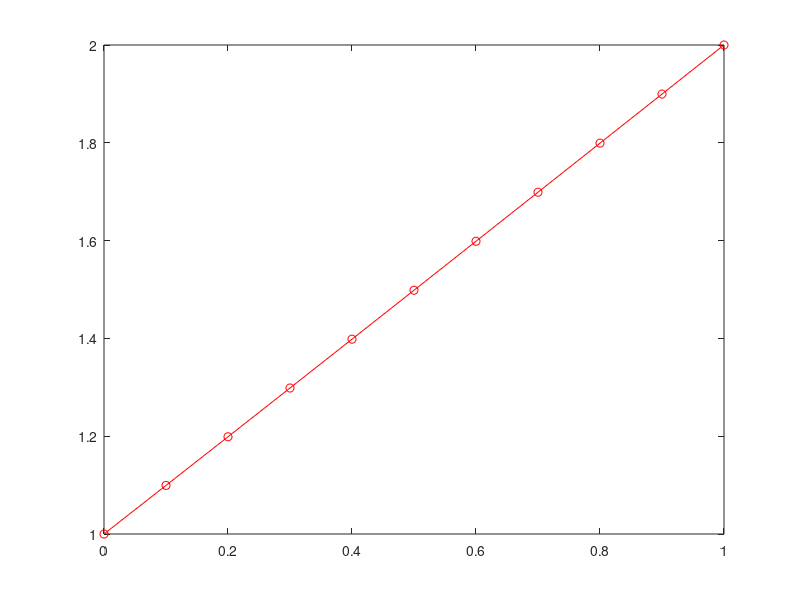

This figure's MATLAB source:
% clear

% Define grid
h=0.1;
x=0:h:1;

tolerance=0.001;
omega=1.2;
% omega=1.55;
% omega=2;

% Determine matrix dimensions
m=length(x);

phi=zeros(m,1);
phi(1)=1;
phi(m)=2;
% phi=phi;

A=zeros(m);
A(1,1)=1;
A(m,m)=1;
for n=2:m-1
    A(n,:)=0.5*omega*A(n-1,:);
    A(n,n)=A(n,n)+(1-omega);
    A(n,n+1)=A(n,n+1)+0.5*omega;
end

iterCount=0;
while sum(abs(phi.'-x-1))/m>tolerance
    iterCount=iterCount+1;
    phi=A*phi;
end

plot(x,phi,'ro-')
disp(iterCount)
% iterLog(end+1)=iterCount;
% omegaLog(end+1)=omega;

sort(abs(eig(A^20)))
sort(abs(eig(A)))